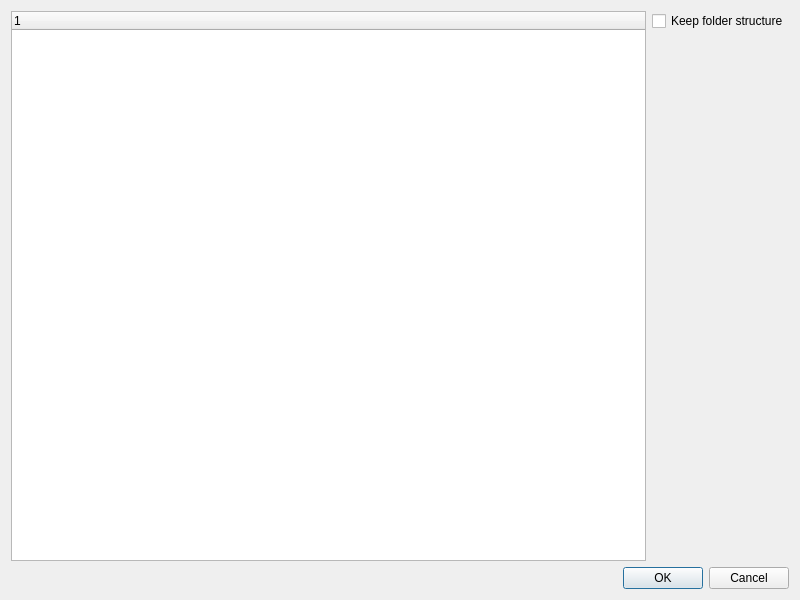
<?xml version="1.0" encoding="UTF-8"?>
<ui version="4.0">
 <class>WizFileExportDialog</class>
 <widget class="QDialog" name="WizFileExportDialog">
  <property name="geometry">
   <rect>
    <x>0</x>
    <y>0</y>
    <width>800</width>
    <height>600</height>
   </rect>
  </property>
  <property name="windowTitle">
   <string>Dialog</string>
  </property>
  <layout class="QVBoxLayout" name="verticalLayout_2">
   <item>
    <layout class="QHBoxLayout" name="horizontalLayout">
     <item>
      <widget class="QTreeWidget" name="treeSelectNotes">
       <column>
        <property name="text">
         <string notr="true">1</string>
        </property>
       </column>
      </widget>
     </item>
     <item>
      <layout class="QVBoxLayout" name="verticalLayout">
       <item>
        <widget class="QCheckBox" name="checkKeepFolder">
         <property name="text">
          <string>Keep folder structure</string>
         </property>
        </widget>
       </item>
       <item>
        <spacer name="verticalSpacer">
         <property name="orientation">
          <enum>Qt::Vertical</enum>
         </property>
         <property name="sizeHint" stdset="0">
          <size>
           <width>20</width>
           <height>40</height>
          </size>
         </property>
        </spacer>
       </item>
      </layout>
     </item>
    </layout>
   </item>
   <item>
    <widget class="QDialogButtonBox" name="buttonBox">
     <property name="orientation">
      <enum>Qt::Horizontal</enum>
     </property>
     <property name="standardButtons">
      <set>QDialogButtonBox::Cancel|QDialogButtonBox::Ok</set>
     </property>
    </widget>
   </item>
  </layout>
 </widget>
 <resources/>
 <connections>
  <connection>
   <sender>buttonBox</sender>
   <signal>accepted()</signal>
   <receiver>WizFileExportDialog</receiver>
   <slot>accept()</slot>
   <hints>
    <hint type="sourcelabel">
     <x>248</x>
     <y>254</y>
    </hint>
    <hint type="destinationlabel">
     <x>157</x>
     <y>274</y>
    </hint>
   </hints>
  </connection>
  <connection>
   <sender>buttonBox</sender>
   <signal>rejected()</signal>
   <receiver>WizFileExportDialog</receiver>
   <slot>reject()</slot>
   <hints>
    <hint type="sourcelabel">
     <x>316</x>
     <y>260</y>
    </hint>
    <hint type="destinationlabel">
     <x>286</x>
     <y>274</y>
    </hint>
   </hints>
  </connection>
 </connections>
</ui>
